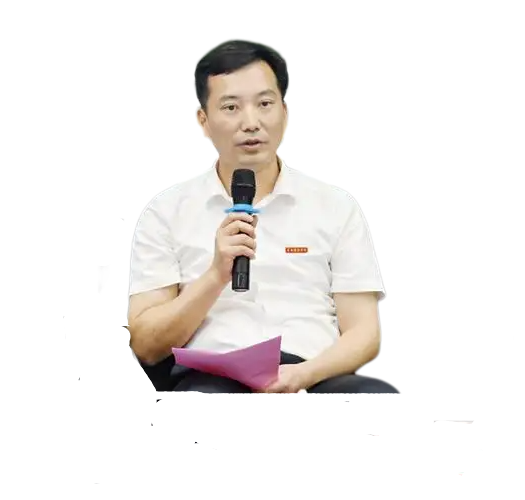
#> input picture source/pet_source.png, 525 x 500 px
$ python build_assets.py
#> lines starting #> are read from the running program, lines starting #| are printed output that depends on the picture
#> in build, im is the input picture: PIL image 525x500 RGBA; mean R, G, B, A 46.4, 43, 40.8, 58.9
# -*- coding: utf-8 -*-
"""Build desktop-pet sprites from the source cutout.

Outputs, per key colour (black / white / gray):

  pet_<name>_rgba.png  untouched RGBA, for the per-pixel-alpha backend
  pet_<name>_flat.png  flattened onto the chroma-key colour, for the
                       Tk -transparentcolor (1-bit) backend

The app picks whichever matches the backend it managed to start.
"""
import os
import sys
from PIL import Image, ImageFilter

HERE = os.path.dirname(os.path.abspath(__file__))
ROOT = os.path.dirname(HERE)
ASSETS = os.path.join(ROOT, "assets")

OUT_W = 420            # sprite width in px
HARD_CUT = 14          # alpha <= this -> key colour (window transparent)
SOLID = 205            # alpha >= this -> fully opaque subject
NOISE_MIN = 60         # drop connected blobs smaller than this many px
KEEP_BLOB_MIN = 400    # after cleanup only blobs this big survive the final pass
EDGE_TINT = (120, 126, 136)
KEYS = (("black", (0, 0, 0)),
        ("white", (255, 255, 255)),
        ("gray", EDGE_TINT))


def key_out(im, key):
    """把 RGBA 压平到抠底色上：低 alpha 的边缘并进底色，主体保持原色。"""
    flat = Image.new("RGBA", im.size, key + (255,))
    flat.alpha_composite(im)
    px = flat.load()
    w, h = flat.size
    for y in range(h):
        for x in range(w):
            r, g, b, a = px[x, y]
            if a <= HARD_CUT:
                px[x, y] = key + (255,)
            elif a >= SOLID:
                px[x, y] = (r, g, b, 255)
            else:
                # 边缘只有一位可用：低于阀值的直接归底色，其余按 alpha 混过去
                t = (a - HARD_CUT) / float(SOLID - HARD_CUT)
                px[x, y] = (
                    int(round(key[0] + (r - key[0]) * t)),
                    int(round(key[1] + (g - key[1]) * t)),
                    int(round(key[2] + (b - key[2]) * t)),
                    255,
                )
    return flat.convert("RGB")


def blobs(alpha):
    """Yield each connected lit region as a list of pixels (8-connected)."""
    from collections import deque
    w, h = alpha.size
    px = alpha.load()
    seen = bytearray(w * h)
    for sy in range(h):
        for sx in range(w):
            if seen[sy * w + sx] or px[sx, sy] == 0:
                continue
            q = deque([(sx, sy)])
            seen[sy * w + sx] = 1
            blob = []
            while q:
                x, y = q.popleft()
                blob.append((x, y))
                for ny in (y - 1, y, y + 1):
                    for nx in (x - 1, x, x + 1):
                        if 0 <= nx < w and 0 <= ny < h and not seen[ny * w + nx] and px[nx, ny]:
                            seen[ny * w + nx] = 1
                            q.append((nx, ny))
            yield blob


def drop_speckles(alpha):
    """Zero out tiny disconnected alpha islands (JPEG crumbs).

    Uses a very low threshold so that nearly-invisible crumbs (alpha == 1) are
    still seen, then junks isolated pixels by neighbour count: real antialiased
    edges always have at least two neighbours on a continuous contour.
    """
    w, h = alpha.size
#> w = 525; h = 500
    px = alpha.load()
    dropped = 0
    for blob in blobs(alpha):
        if len(blob) < NOISE_MIN:
            dropped += len(blob)
            for x, y in blob:
                px[x, y] = 0
#> this loop made 21 passes
#> (blob, dropped) on passes 5, 7, 15, 17, 18, 21: ([(64, 327), (64, 328)], 21), ([(513, 336), (513, 337), (513, 338), (513, 339)], 32), ([(212, 448), (213, 448), (214, 448), (215, 449), (216, 449)], 107), ([(225, 452)], 120), ([(191, 463), (192, 463)], 122), ([(513, 483)], 152)
#> dropped on passes 2, 4, 6, 8, 9, 10: 13, 19, 28, 41, 58, 66
#> after the loop, dropped = 152
    if dropped:
        print("  dropped %d speckle px in small blobs" % dropped)
#|   dropped 152 speckle px in small blobs

    # isolated-pixel pass: any lit pixel with fewer than 2 lit neighbours
    kill = []
    for y in range(h):
        for x in range(w):
            if not px[x, y] or not (0 < x < w - 1 and 0 < y < h - 1):
                continue
            n = sum(1 for dx, dy in ((1, 0), (-1, 0), (0, 1), (0, -1),
                                     (1, 1), (1, -1), (-1, 1), (-1, -1))
                    if px[x + dx, y + dy])
            if n < 2:
                kill.append((x, y))
#> after the loop, kill = [(121, 326)]
    for x, y in kill:
        px[x, y] = 0
#> this loop made 1 pass
    if kill:
        print("  dropped %d isolated pixels" % len(kill))
#|   dropped 1 isolated pixels
    return alpha


def keep_main(alpha, label="resize"):
    """Keep only the subject: discard leftover satellite islands entirely."""
    px = alpha.load()
    parts = sorted(blobs(alpha), key=len, reverse=True)
    total = sum(len(p) for p in parts)
    dropped = 0
    for part in parts:
        if len(part) >= KEEP_BLOB_MIN:
            continue
        dropped += len(part)
        for x, y in part:
            px[x, y] = 0
    if dropped:
        print("  [%s] kept %d blob(s), dropped %d px in %d satellite component(s)"
              % (label, sum(1 for p in parts if len(p) >= KEEP_BLOB_MIN), dropped,
                 sum(1 for p in parts if len(p) < KEEP_BLOB_MIN)))
    return alpha


def strip_satellites(rgb, key):
    """Flattened sprite: drop every non-key component except the biggest one.

    Runs last, on exactly the pixels Tk will see, so no crumb can survive —
    including ones that only become non-key after the matte is flattened.
    """
    w, h = rgb.size
    px = rgb.load()
    mask = rgb.copy()
    mpx = mask.load()
    for y in range(h):
        for x in range(w):
            mpx[x, y] = 0 if px[x, y] == key else 255
    parts = sorted(blobs(mask.split()[0]), key=len, reverse=True)
    if len(parts) <= 1:
        return rgb
    dropped = 0
    for part in parts[1:]:
        dropped += len(part)
        for x, y in part:
            px[x, y] = key
    print("  flattened: dropped %d px in %d stray component(s), kept main %d px"
          % (dropped, len(parts) - 1, len(parts[0])))
    return rgb


def build(src, out_w=OUT_W):
    im = Image.open(src).convert("RGBA")
    # speckle removal first (so faint crumbs are still visible), then smooth edges
    a = drop_speckles(im.split()[3])
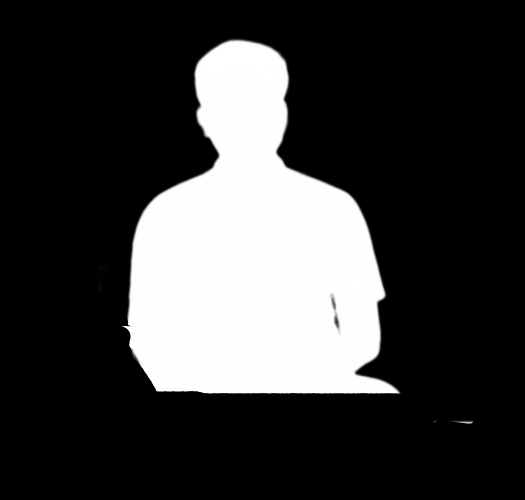
#> a: PIL image 525x500 L; min 0, max 255, mean 58.9
    a = a.filter(ImageFilter.MedianFilter(3))
    im.putalpha(a)

    bbox = a.point(lambda v: 255 if v > 40 else 0).getbbox()
#> bbox = (124, 39, 473, 424)
    if bbox:
        im = im.crop(bbox)
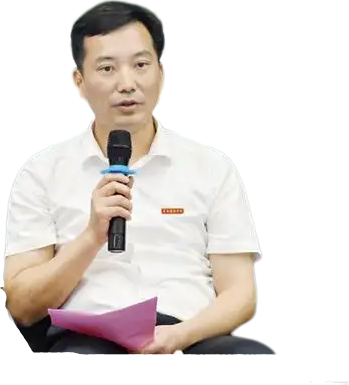
#> im: PIL image 349x385 RGBA; mean R, G, B, A 90.3, 83.7, 79.6, 115; transparent parts drawn white
    w, h = im.size
#> w = 349; h = 385
    out_h = max(1, int(round(h * out_w / float(w))))
#> out_h = 463
    im = im.resize((out_w, out_h), Image.LANCZOS)
#> im: PIL image 420x463 RGBA

    # resize can create new halo crumbs; isolate the subject last so nothing
    # (not even the median filter) can leave satellites behind
    im.putalpha(im.split()[3].filter(ImageFilter.MedianFilter(3)))
    im.putalpha(keep_main(im.split()[3], "pre-key"))
#> in keep_main, `parts = sorted(blobs(alpha), key=len, reverse=True)`: parts = 3 items
#> in keep_main, `parts = sorted(blobs(alpha), key=len, reverse=True)`:
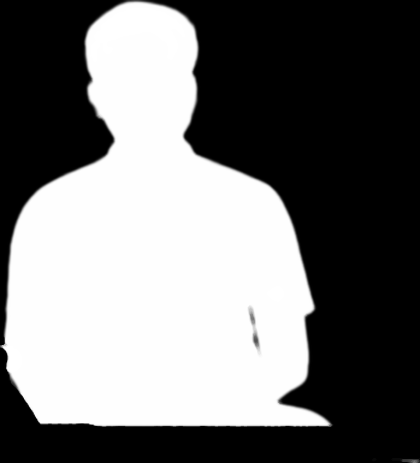
#> alpha: PIL image 420x463 L; min 0, max 255, mean 115
#> in keep_main, `total = sum(len(p) for p in parts)`: total = 91996
#> the loop in keep_main, `for part in parts:` made 3 passes
#> dropped on passes 2 to 3: 122, 138
#> after the loop in keep_main, `for part in parts:`: dropped = 138
#|   [pre-key] kept 1 blob(s), dropped 138 px in 2 satellite component(s)

    os.makedirs(ASSETS, exist_ok=True)
    # 抠底色的三个选择：黑/白适合同色桌面，灰是"深浅桌面都不刺眼"的折中
    for name, key in KEYS:
        # 逐像素 alpha 后端直接吃 RGBA，边缘最干净
        rgba_path = os.path.join(ASSETS, "pet_%s_rgba.png" % name)
        im.save(rgba_path)
        print("wrote %s %s" % (os.path.basename(rgba_path), im.size))

        sprite = strip_satellites(key_out(im, key), key)
        path = os.path.join(ASSETS, "pet_%s_flat.png" % name)
        sprite.save(path)
        print("wrote %s %s" % (os.path.basename(path), sprite.size))

        # mock preview: what the sprite looks like over a desktop
        tint = {"black": (26, 30, 40), "white": (246, 247, 251),
                "gray": (236, 238, 244)}[name]
        bg = Image.new("RGB", sprite.size, tint)
        sp = sprite.load()
        bp = bg.load()
        for y in range(sprite.size[1]):
            for x in range(sprite.size[0]):
                if sp[x, y] != key:
                    bp[x, y] = sp[x, y]
        bg.save(os.path.join(ASSETS, "preview_%s.png" % name))
#> this loop made 3 passes
#|   flattened: dropped 6 px in 3 stray component(s), kept main 91146 px
#|   flattened: dropped 7 px in 4 stray component(s), kept main 91550 px
#> pass 1, in strip_satellites, `mask = rgb.copy()`:
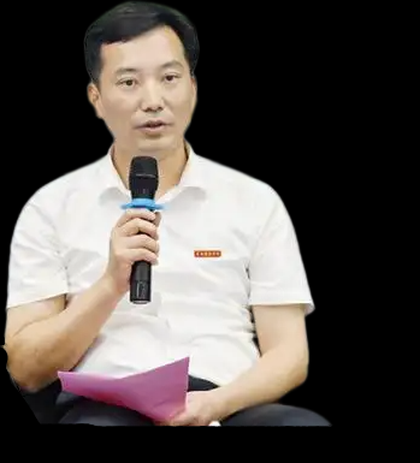
#> mask: PIL image 420x463 RGB; mean R, G, B 87.3, 80.8, 76.8
#> pass 1, in build, `bg = Image.new("RGB", sprite.size, tint)`:
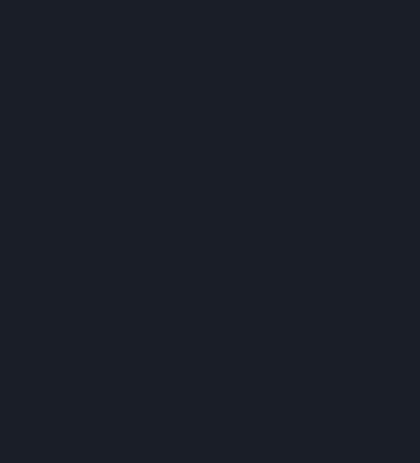
#> bg: PIL image 420x463 RGB; mean R, G, B 26, 30, 40
#> after the loop:
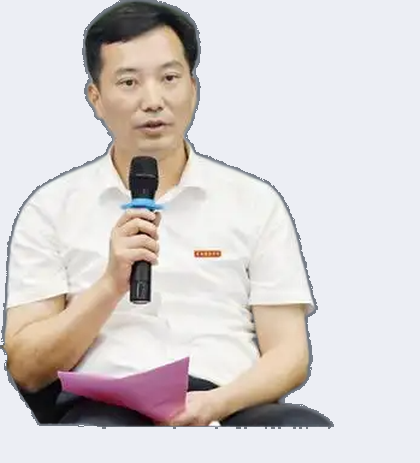
#> bg: PIL image 420x463 RGB; mean R, G, B 214.6, 209.2, 208.6
#> after the loop:
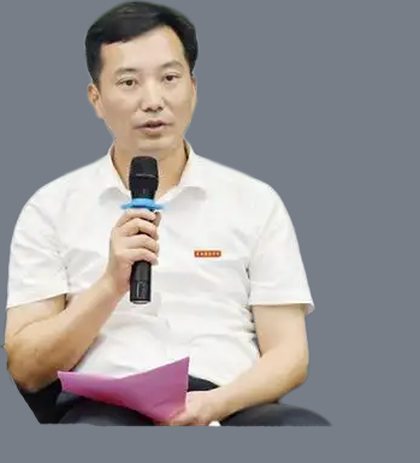
#> sprite: PIL image 420x463 RGB; mean R, G, B 153.4, 150.1, 151.6
    return (out_w, out_h)


if __name__ == "__main__":
    src = sys.argv[1] if len(sys.argv) > 1 else os.path.join(ROOT, "source", "pet_source.png")
    print("source:", src)
    print("final size:", build(src))
